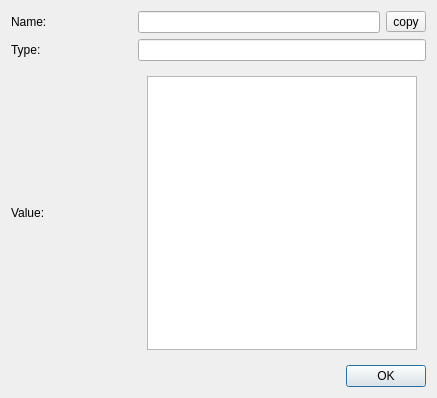
<?xml version="1.0" encoding="UTF-8"?>
<ui version="4.0">
 <class>DialogVariableDetail</class>
 <widget class="QDialog" name="DialogVariableDetail">
  <property name="windowModality">
   <enum>Qt::WindowModal</enum>
  </property>
  <property name="geometry">
   <rect>
    <x>0</x>
    <y>0</y>
    <width>437</width>
    <height>398</height>
   </rect>
  </property>
  <property name="windowTitle">
   <string>Variable Detail</string>
  </property>
  <layout class="QGridLayout" name="gridLayout_2">
   <item row="0" column="0">
    <layout class="QVBoxLayout" name="verticalLayout_1">
     <item>
      <layout class="QGridLayout" name="gridLayout">
       <property name="sizeConstraint">
        <enum>QLayout::SetMaximumSize</enum>
       </property>
       <item row="0" column="0">
        <widget class="QLabel" name="label">
         <property name="sizePolicy">
          <sizepolicy hsizetype="Minimum" vsizetype="Preferred">
           <horstretch>0</horstretch>
           <verstretch>0</verstretch>
          </sizepolicy>
         </property>
         <property name="minimumSize">
          <size>
           <width>75</width>
           <height>20</height>
          </size>
         </property>
         <property name="text">
          <string>Name:</string>
         </property>
        </widget>
       </item>
       <item row="1" column="0">
        <widget class="QLabel" name="label_2">
         <property name="sizePolicy">
          <sizepolicy hsizetype="Minimum" vsizetype="Preferred">
           <horstretch>0</horstretch>
           <verstretch>0</verstretch>
          </sizepolicy>
         </property>
         <property name="minimumSize">
          <size>
           <width>75</width>
           <height>20</height>
          </size>
         </property>
         <property name="text">
          <string>Type:</string>
         </property>
        </widget>
       </item>
       <item row="2" column="0">
        <widget class="QLabel" name="label_3">
         <property name="sizePolicy">
          <sizepolicy hsizetype="Minimum" vsizetype="Preferred">
           <horstretch>0</horstretch>
           <verstretch>0</verstretch>
          </sizepolicy>
         </property>
         <property name="minimumSize">
          <size>
           <width>75</width>
           <height>20</height>
          </size>
         </property>
         <property name="text">
          <string>Value:</string>
         </property>
        </widget>
       </item>
       <item row="0" column="3">
        <widget class="QToolButton" name="btnCopyClipboard">
         <property name="toolTip">
          <string>Copy name to clipboard</string>
         </property>
         <property name="text">
          <string>copy</string>
         </property>
         <property name="icon">
          <iconset resource="../qitom.qrc">
           <normaloff>:/editor/icons/editCopy.png</normaloff>:/editor/icons/editCopy.png</iconset>
         </property>
        </widget>
       </item>
       <item row="2" column="1" colspan="3">
        <widget class="QStackedWidget" name="stackedWidget">
         <property name="currentIndex">
          <number>0</number>
         </property>
         <widget class="QWidget" name="page">
          <layout class="QGridLayout" name="gridLayout_3">
           <item row="0" column="0">
            <widget class="QPlainTextEdit" name="txtValue">
             <property name="readOnly">
              <bool>true</bool>
             </property>
            </widget>
           </item>
          </layout>
         </widget>
         <widget class="QWidget" name="page_2">
          <layout class="QGridLayout" name="gridLayout_4">
           <item row="0" column="0">
            <widget class="DataObjectTable" name="dataObjectTable">
             <property name="rowCount" stdset="0">
              <number>3</number>
             </property>
             <property name="columnCount" stdset="0">
              <number>3</number>
             </property>
            </widget>
           </item>
          </layout>
         </widget>
        </widget>
       </item>
       <item row="1" column="1" colspan="3">
        <widget class="QLineEdit" name="txtType">
         <property name="readOnly">
          <bool>true</bool>
         </property>
        </widget>
       </item>
       <item row="0" column="1" colspan="2">
        <widget class="QLineEdit" name="txtName">
         <property name="readOnly">
          <bool>true</bool>
         </property>
        </widget>
       </item>
      </layout>
     </item>
     <item>
      <layout class="QHBoxLayout" name="horizontalLayout_1">
       <item>
        <spacer name="horizontalSpacer_3">
         <property name="orientation">
          <enum>Qt::Horizontal</enum>
         </property>
         <property name="sizeHint" stdset="0">
          <size>
           <width>40</width>
           <height>20</height>
          </size>
         </property>
        </spacer>
       </item>
       <item>
        <widget class="QDialogButtonBox" name="buttonBox">
         <property name="orientation">
          <enum>Qt::Horizontal</enum>
         </property>
         <property name="standardButtons">
          <set>QDialogButtonBox::Ok</set>
         </property>
        </widget>
       </item>
      </layout>
     </item>
    </layout>
   </item>
  </layout>
 </widget>
 <customwidgets>
  <customwidget>
   <class>DataObjectTable</class>
   <extends>QTableView</extends>
   <header>dataObjectTable.h</header>
  </customwidget>
 </customwidgets>
 <resources>
  <include location="../qitom.qrc"/>
 </resources>
 <connections>
  <connection>
   <sender>buttonBox</sender>
   <signal>clicked(QAbstractButton*)</signal>
   <receiver>DialogVariableDetail</receiver>
   <slot>accept()</slot>
   <hints>
    <hint type="sourcelabel">
     <x>372</x>
     <y>253</y>
    </hint>
    <hint type="destinationlabel">
     <x>155</x>
     <y>259</y>
    </hint>
   </hints>
  </connection>
 </connections>
</ui>
